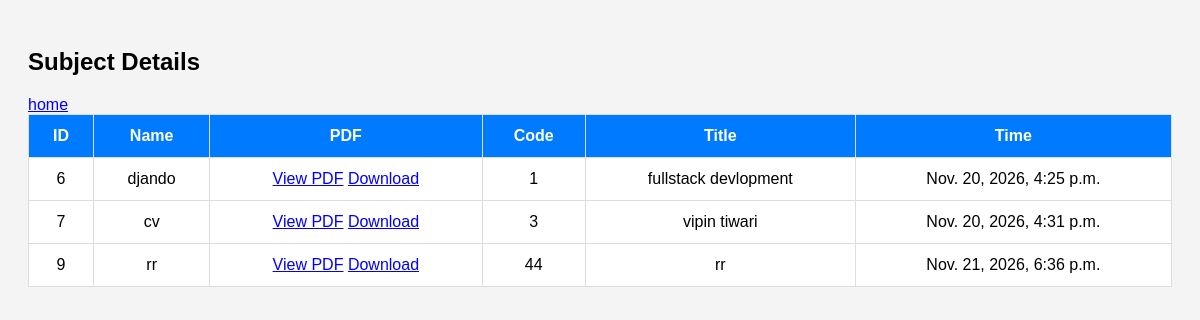
Page /account/subdata/ on the committed database.
### account/models.py (models this page shows, shortened)
class Subject(models.Model):
    name=models.CharField(max_length=100)
    title = models.CharField(max_length=100)
    pdf = models.FileField(upload_to='pdfs/')
    code=models.IntegerField()
    time = models.DateTimeField(auto_now_add=True)

### account/views.py (the view)
# urls.py: path('subdata/', views.subdata ,name='subdata'),
def subdata(request):
    subjects = Subject.objects.all()
    return render(request,'box/subdata.html',{
        'subjects':subjects
    })

### account/templates/box/subdata.html (shortened to what this page needs)
<!DOCTYPE html>
<html>
    <head>
</head> <body>
<h2>Subject Details</h2>
<a href="{%url 'home'%}">home</a>
<table>
    <tr>
        <th>ID
        </th>
        <th>Name</th>
        <th>PDF</th>
        <th>Code</th>
        <th>Title</th>
        <th>Time</th>
        </tr>
{% for sub in subjects %}
<tr>
    <td>{{ sub.id }}</td>
    <td>{{ sub.name }}</td>
    <td>
        {% if sub.pdf %}
            <a href="{{ sub.pdf.url }}" target="_blank">View PDF</a>
            <a href="{{ sub.pdf.url }}" download>Download</a>
        {% else %}
            No PDF
        {% endif %}
    </td>
    <td>{{ sub.code }}</td>
    <td>{{ sub.title }}</td>
     <td>{{ sub.time }}</td>
</tr>
{% empty %}
<tr>
    <td colspan="5">No Subject Found</td>
</tr>
{% endfor %}
</table>

### account/templates/box/subdata.html (style rules this page uses)
body { font-family: Arial; background: #f4f4f4; padding: 20px; }
table { width: 100%; border-collapse: collapse; background: white; }
th, td { padding: 12px; border: 1px solid #ddd; text-align: center; }
th { background: #007bff; color: white; }
a { color: blue; }

### rows in the picture
Subject: id "6", name "djando", code "1", title "fullstack devlopment", time "Nov. 20, 2026, 4:25 p.m."
Subject: id "7", name "cv", code "3", title "vipin tiwari", time "Nov. 20, 2026, 4:31 p.m."
Subject: id "9", name "rr", code "44", title "rr", time "Nov. 21, 2026, 6:36 p.m."
